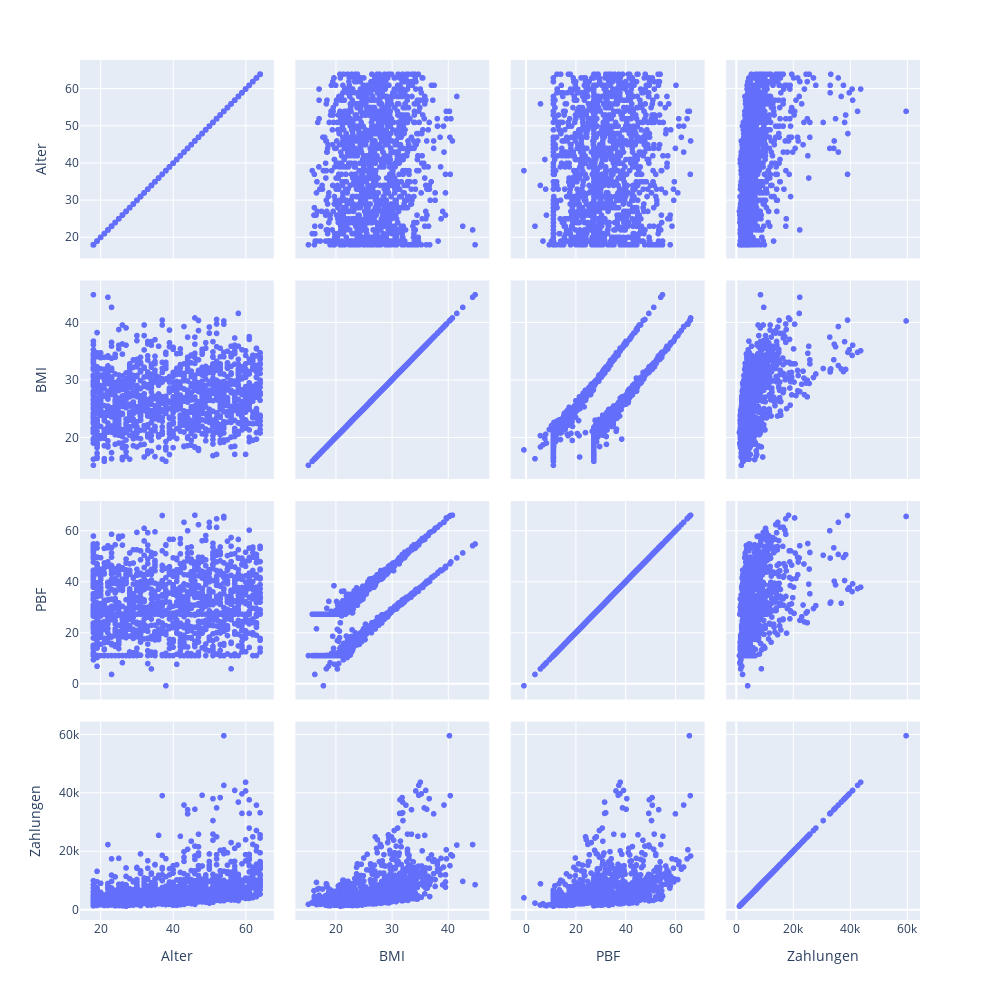

Source (notebook cell):
### Markdown cell above
1. Age (Alter):
Bimodal distribution. The mean may be a more robust sample estimator than the median - true sometimes for bimodal distribution. (As a mixture of two or more different unimodal distributions, like height for females and males? Which different groups are these? People with and without children? Smokers vs non-smokers? Does it even matter? NO.)

2. BMI:
Normal distribution.

3. PBF:
Normal distribution.

4. Charges (Zahlungen): 
Right-skewed distribution (Mode < Median < Mean).
There are a few clients with very high charges and a lot of clients with rather low charges.

We'll look for the outliers with a scatterplot matrix.

### Code cell
fig = px.scatter_matrix(df, dimensions=
['Alter', 'BMI', 'PBF', 'Zahlungen'],
                        labels={col:col.replace('_', ' ') for col in df.columns},
                        width=1000,
                        height=1000)
fig.show()

### Figure 1 — Plotly figure (JSON) as saved in the notebook; plotly's stock layout.template omitted (floating-point values rounded to 4 significant figures; data arrays with more than 128 entries replaced by an {"elided": "..."} marker saying what was removed)
{"data": [{"dimensions": [{"axis": {"matches": true}, "label": "Alter", "values": {"elided": "1338 int values"}}, {"axis": {"matches": true}, "label": "BMI", "values": {"elided": "1338 float values"}}, {"axis": {"matches": true}, "label": "PBF", "values": {"elided": "1338 float values"}}, {"axis": {"matches": true}, "label": "Zahlungen", "values": {"elided": "1338 int values"}}], "hovertemplate": "%{xaxis.title.text}=%{x}<br>%{yaxis.title.text}=%{y}<extra></extra>", "legendgroup": "", "marker": {"color": "#636efa", "symbol": "circle"}, "name": "", "showlegend": false, "type": "splom"}], "layout": {"dragmode": "select", "height": 1000, "legend": {"tracegroupgap": 0}, "margin": {"t": 60}, "width": 1000}}
